Frame 1 (no input): blank canvas, image omitted
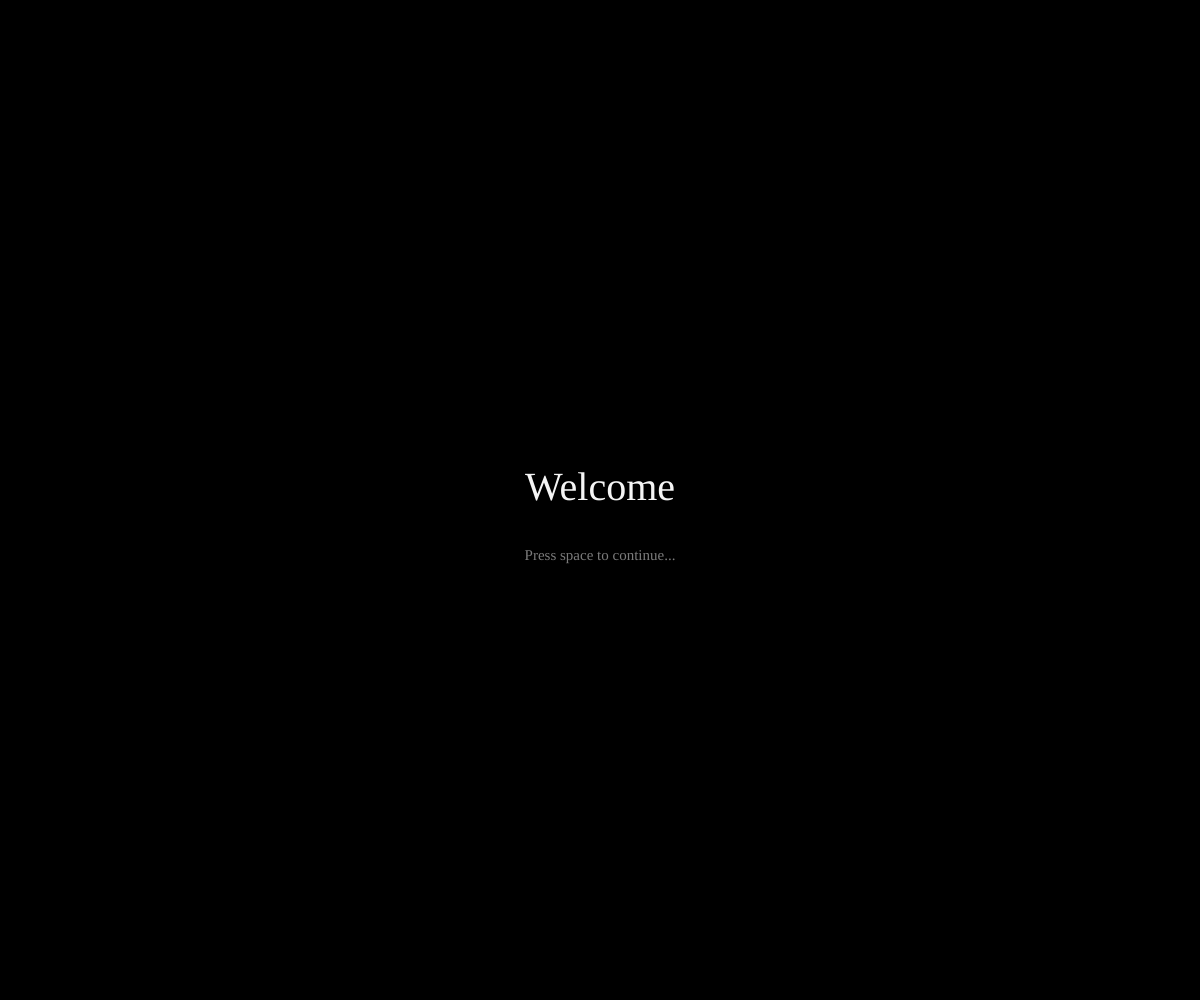
Frame 60 (no input)
Frame 120 (the mouse pressed at the canvas centre since frame 60): identical to frame 60, image omitted

The p5.js sketch that drew this single still picture (run headless with seeded random() and noise() and a simulated clock; from frame 60 on, the mouse is pressed at the canvas centre):

// p5.js sketch
// ── sketch.js
var y;
var flag;
var framecounter;
var menucounter;
var bgd;
var buttoncolor;
var buttonheight;
var startFlag;

function setup() {
    createCanvas(windowWidth,windowHeight);
    y = 0;
    bgd = 0;
    buttoncolor = 255;
    flag = true;
    menucounter = 0;
    framecounter = 0;
    startFlag = false;
    buttonheight = height/2;
}

function draw() {
    if(key==' ' && !startFlag){
        menucounter = 1;
    }
    if(key=='r'){
        y = 0;
        bgd = 0;
        buttoncolor = 255;
        flag = true;
        menucounter = 0;
        framecounter = 0;
        buttonheight = height/2;
        stroke(0);
        startFlag = false;
    }
    
    //Opening 'Welcome'
    if(menucounter == 0){
        displayWelcome();
        pulse(5);
    }
    if (menucounter == 1) {
        displayWelcome();
        if(y>0) {
            y = y - 5;
        }
        if(y<=0) {
            menucounter = 2;
            y = 0;
        }
    }
    if (menucounter == 2){
        background(bgd);
        bgd += 5;
        if(bgd>=250)
            menucounter = 3;
    } 
    if (menucounter == 3){
        displayMenu();
        if(mouseX>width/3 && mouseX<2*width/3 && mouseY>buttonheight && mouseY<buttonheight+40){
            buttoncolor = 175;
            if(mouseIsPressed){
               startFlag = true;
            }
        }
        else{
            buttoncolor = 255;
        }
    }
    if (menucounter == 4){
        runGame();
    }
    if(startFlag){
        menucounter = 4; 
    }
}

function runGame(){
    background(145);
    
    if(height<width){
        fill(0);//black
        rect(height/5,2*height/5,3*height/5, .03*height);
        fill(255, 0, 0);//red
        rect(height/5,3*height/5,3*height/5, .03*height);
        fill(0,255,0);//green
        rect(2*height/5-.5*.03*height, height/5+.5*.03*height, .03*height, 3*height/5);
        fill(0,0,255);//blue
        rect(3*height/5-.5*.03*height, height/5+.5*.03*height, .03*height, 3*height/5);
    }
    else {
        fill(0);//black
        rect(width/5,2*width/5,3*width/5, .03*width);
        fill(255, 0, 0);//red
        rect(width/5,3*width/5,3*width/5, .03*width);
        fill(0,255,0);//green
        rect(2*width/5-.5*.03*width, width/5+.5*.03*width, .03*width, 3*width/5);
        fill(0,0,255);//blue
        rect(3*width/5-.5*.03*width, width/5+.5*.03*width, .03*width, 3*width/5);
    }
}

function displayWelcome(){
    background(0);
    fontSize = 40;
    fill(y, y, y);
    textSize(fontSize);
    textFont("Futura");
    textAlign(CENTER);
    text("Welcome", width/2, height/2);
    
    fill(y/2, y/2, y/2);
    fontSize = 15;
    textSize(fontSize);
    textFont("Futura No. 2");
    text("Press space to continue...", width/2, height/2+60);
}

function displayMenu(){
    
    background(bgd);
    fill(255, 0, 0);
    fontSize = 50;
    textSize(fontSize);
    textFont("Futura");
    text("Tic Tac Toe", width/2, height/3);
    
    stroke(255);
    fill(buttoncolor, 0, 0);
    rect(width/3, buttonheight, width/3, 40);
    
    fill(255);
    fontSize = 30;
    textSize(fontSize);
    textFont("Futura No. 2");
    text("Play", width/2, buttonheight+30 );
}

function pulse(speed){
    if(y == 245 && framecounter < 90){
        framecounter++;
    }
    else{
        if (flag){
            y = y+speed;
        }else{
            y = y-speed;
        }
        if (y>245) {
            flag = !flag;
        }
        if (y<5){
            flag = !flag;
            framecounter=0;
        }
    }
}
